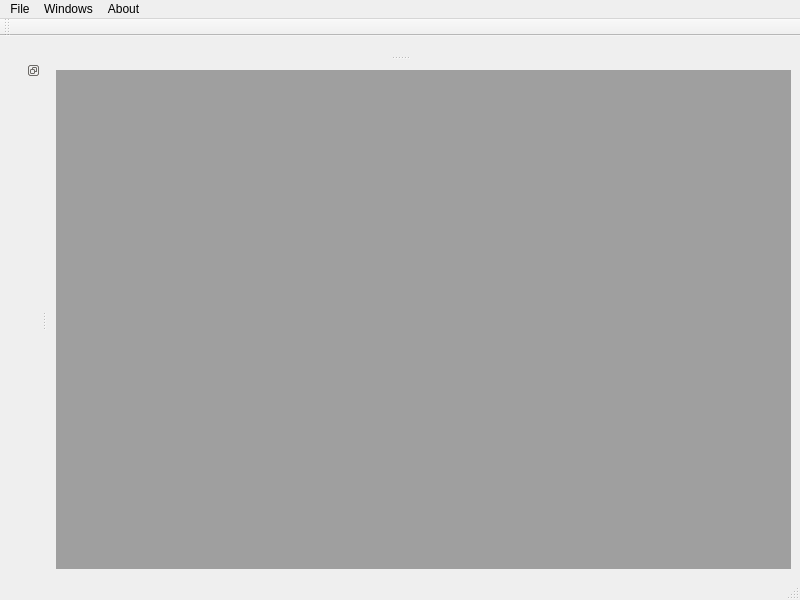
<?xml version="1.0" encoding="UTF-8"?>
<ui version="4.0">
 <class>MainWindow</class>
 <widget class="QMainWindow" name="MainWindow">
  <property name="geometry">
   <rect>
    <x>0</x>
    <y>0</y>
    <width>800</width>
    <height>600</height>
   </rect>
  </property>
  <property name="windowTitle">
   <string>MainWindow</string>
  </property>
  <widget class="QWidget" name="centralwidget">
   <layout class="QVBoxLayout" name="verticalLayout">
    <item>
     <widget class="QMdiArea" name="mdiArea"/>
    </item>
   </layout>
  </widget>
  <widget class="QMenuBar" name="menubar">
   <property name="geometry">
    <rect>
     <x>0</x>
     <y>0</y>
     <width>800</width>
     <height>20</height>
    </rect>
   </property>
   <widget class="QMenu" name="menuFile">
    <property name="title">
     <string>File</string>
    </property>
   </widget>
   <widget class="QMenu" name="menuAbout">
    <property name="title">
     <string>About</string>
    </property>
   </widget>
   <widget class="QMenu" name="menuWindows">
    <property name="title">
     <string>Windows</string>
    </property>
   </widget>
   <addaction name="menuFile"/>
   <addaction name="menuWindows"/>
   <addaction name="menuAbout"/>
  </widget>
  <widget class="QStatusBar" name="statusbar"/>
  <widget class="QDockWidget" name="topDockWidget">
   <property name="features">
    <set>QDockWidget::NoDockWidgetFeatures</set>
   </property>
   <property name="allowedAreas">
    <set>Qt::BottomDockWidgetArea|Qt::TopDockWidgetArea</set>
   </property>
   <attribute name="dockWidgetArea">
    <number>4</number>
   </attribute>
   <widget class="CommWidget" name="commWidget"/>
  </widget>
  <widget class="QDockWidget" name="sideDockWidget">
   <property name="sizePolicy">
    <sizepolicy hsizetype="Preferred" vsizetype="Preferred">
     <horstretch>0</horstretch>
     <verstretch>0</verstretch>
    </sizepolicy>
   </property>
   <property name="features">
    <set>QDockWidget::DockWidgetFloatable|QDockWidget::DockWidgetMovable</set>
   </property>
   <property name="allowedAreas">
    <set>Qt::LeftDockWidgetArea|Qt::RightDockWidgetArea</set>
   </property>
   <attribute name="dockWidgetArea">
    <number>1</number>
   </attribute>
   <widget class="DeviceListWidget" name="deviceListWidget"/>
  </widget>
  <widget class="QToolBar" name="toolBar">
   <property name="windowTitle">
    <string>toolBar</string>
   </property>
   <attribute name="toolBarArea">
    <enum>TopToolBarArea</enum>
   </attribute>
   <attribute name="toolBarBreak">
    <bool>false</bool>
   </attribute>
  </widget>
 </widget>
 <customwidgets>
  <customwidget>
   <class>DeviceListWidget</class>
   <extends>QWidget</extends>
   <header>devicelistwidget.h</header>
   <container>1</container>
  </customwidget>
  <customwidget>
   <class>CommWidget</class>
   <extends>QWidget</extends>
   <header>commwidget.h</header>
   <container>1</container>
  </customwidget>
 </customwidgets>
 <resources/>
 <connections/>
</ui>
